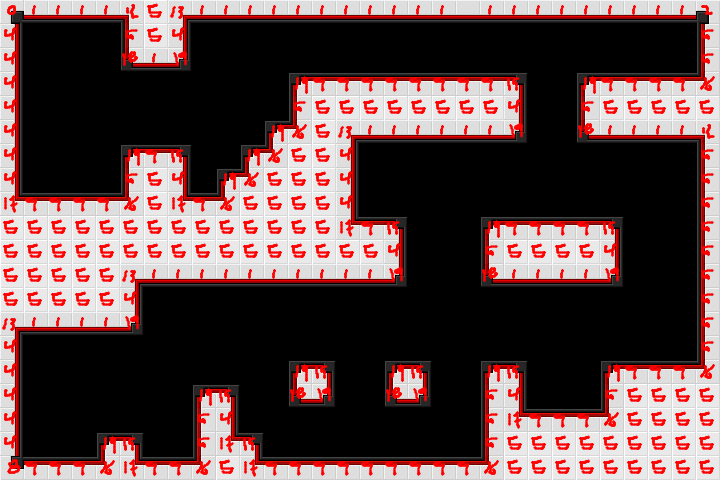

Below is a game level as drawn by its tile map, then a one-line description and the .tmx that defines it (tile-layer data replaced by summaries):
An orthogonal 30x20 tile map with 24x24 px tiles, 1 tile layer (Tile Layer 1), 2 tilesets.

<map version="1.4" tiledversion="1.4.3" orientation="orthogonal" renderorder="right-down" compressionlevel="0" width="30" height="20" tilewidth="24" tileheight="24" infinite="0" nextlayerid="2" nextobjectid="1">
 <editorsettings>
  <export target="red.csv" format="csv" />
 </editorsettings>
 <tileset firstgid="1" name="tiles" tilewidth="24" tileheight="24" tilecount="20" columns="4">
  <image source="tilesd.png" width="96" height="120" />
 </tileset>
 <tileset firstgid="21" source="tiles.tsx" />
 <layer id="1" name="Tile Layer 1" width="30" height="20">
  <data>[600 cells, 302 non-empty, 17 distinct tile ids]</data>
 </layer>
</map>
